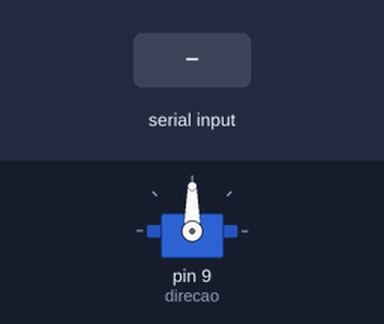
Bench run of a sketch on a simulated Arduino Uno, built with avr-gcc and run on an emulated ATmega328P. Shown: servo. The inputs (shaded band) are chosen by the test bench.

Above: at 1.2 s.
1.3 s: "30,150\n" received over Serial
At 2.1 s:
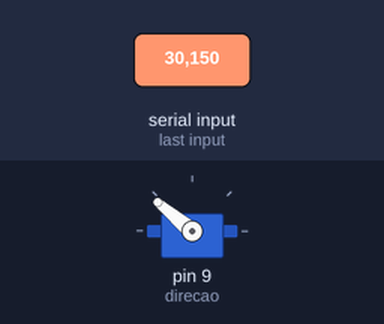
At 3.2 s:
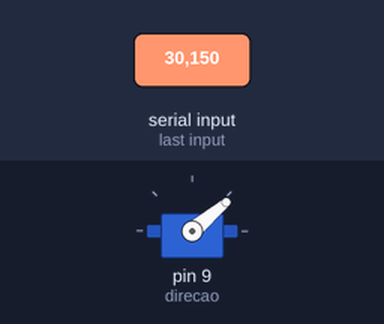
3.8 s: "90,45\n" received over Serial
At 4.3 s:
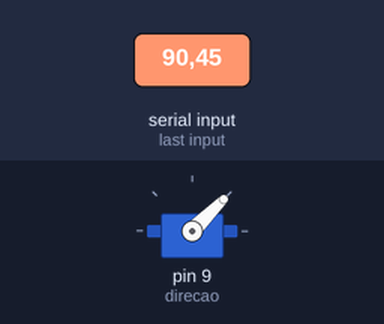
Timing chart, 0 to 6.8 s (numbered marks = the images above; inputs shaded):
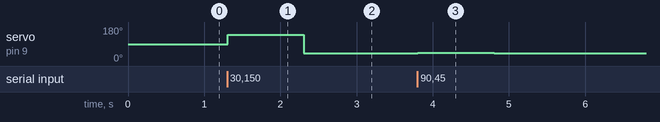

The sketch:

arduino_lane_follow.ino.ino
```cpp
// Biblioteca servo
#include <Servo.h>

// Servo direção
Servo direcao;

// Ângulo
int angulo = 90;

void setup()
{
    // Comunicação serial
    Serial.begin(9600);

    // Servo pino 9
    direcao.attach(9);

    // Centro
    direcao.write(90);
}

void loop()
{
    // Se chegou serial
    if (Serial.available())
    {
        // Lê ângulo
        angulo = Serial.parseInt();

        // Limita ângulo
        angulo = constrain(
            angulo,
            40,
            140
        );

        // Move servo
        direcao.write(angulo);
    }
}
```

Measured:
- after the input at 1.3 s, servo on pin 9 (direcao): 90° → 140° at once, → 40° 1.0 s later
- after the input at 3.8 s, servo on pin 9 (direcao): 40° → 45° at once, → 40° 1.0 s later
